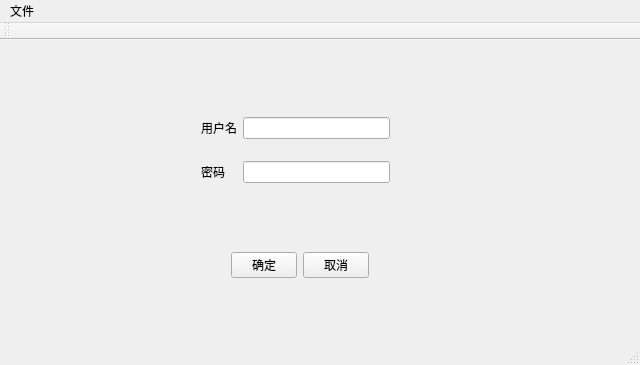
<?xml version="1.0" encoding="UTF-8"?>
<ui version="4.0">
 <class>MainWindow</class>
 <widget class="QMainWindow" name="MainWindow">
  <property name="geometry">
   <rect>
    <x>0</x>
    <y>0</y>
    <width>640</width>
    <height>365</height>
   </rect>
  </property>
  <property name="windowTitle">
   <string>MainWindow</string>
  </property>
  <widget class="QWidget" name="centralWidget">
   <widget class="QWidget" name="gridLayoutWidget">
    <property name="geometry">
     <rect>
      <x>190</x>
      <y>50</y>
      <width>211</width>
      <height>121</height>
     </rect>
    </property>
    <layout class="QGridLayout" name="gridLayout">
     <item row="1" column="0">
      <widget class="QLabel" name="pwd">
       <property name="text">
        <string>密码</string>
       </property>
      </widget>
     </item>
     <item row="0" column="0">
      <widget class="QLabel" name="user">
       <property name="text">
        <string>用户名</string>
       </property>
      </widget>
     </item>
     <item row="0" column="1">
      <widget class="QLineEdit" name="userinput"/>
     </item>
     <item row="1" column="1">
      <widget class="QLineEdit" name="pwdinput">
       <property name="echoMode">
        <enum>QLineEdit::Password</enum>
       </property>
      </widget>
     </item>
    </layout>
   </widget>
   <widget class="QWidget" name="gridLayoutWidget_2">
    <property name="geometry">
     <rect>
      <x>220</x>
      <y>200</y>
      <width>160</width>
      <height>51</height>
     </rect>
    </property>
    <layout class="QGridLayout" name="gridLayout_2">
     <item row="0" column="0">
      <widget class="QPushButton" name="okbtn">
       <property name="text">
        <string>确定</string>
       </property>
      </widget>
     </item>
     <item row="0" column="1">
      <widget class="QPushButton" name="cancelbtn">
       <property name="text">
        <string>取消</string>
       </property>
      </widget>
     </item>
    </layout>
   </widget>
  </widget>
  <widget class="QMenuBar" name="menuBar">
   <property name="geometry">
    <rect>
     <x>0</x>
     <y>0</y>
     <width>640</width>
     <height>21</height>
    </rect>
   </property>
   <widget class="QMenu" name="menu">
    <property name="title">
     <string>文件</string>
    </property>
    <addaction name="actionOpen"/>
    <addaction name="actionQuit"/>
   </widget>
   <addaction name="menu"/>
  </widget>
  <widget class="QToolBar" name="mainToolBar">
   <attribute name="toolBarArea">
    <enum>TopToolBarArea</enum>
   </attribute>
   <attribute name="toolBarBreak">
    <bool>false</bool>
   </attribute>
  </widget>
  <widget class="QStatusBar" name="statusBar"/>
  <action name="actionOpen">
   <property name="text">
    <string>open</string>
   </property>
  </action>
  <action name="actionQuit">
   <property name="text">
    <string>quit</string>
   </property>
  </action>
 </widget>
 <layoutdefault spacing="6" margin="11"/>
 <resources/>
 <connections/>
</ui>
